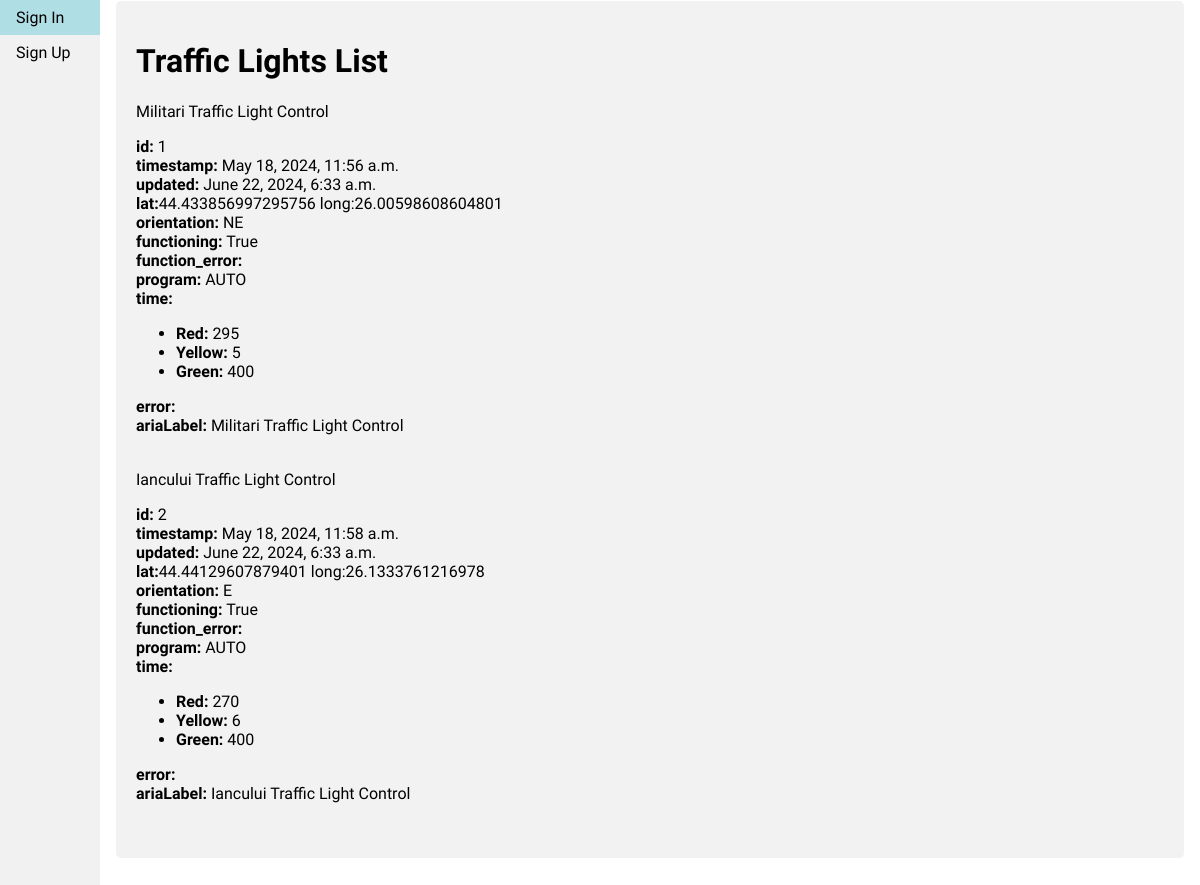
The page /trafficLightsList on the database as committed earlier.
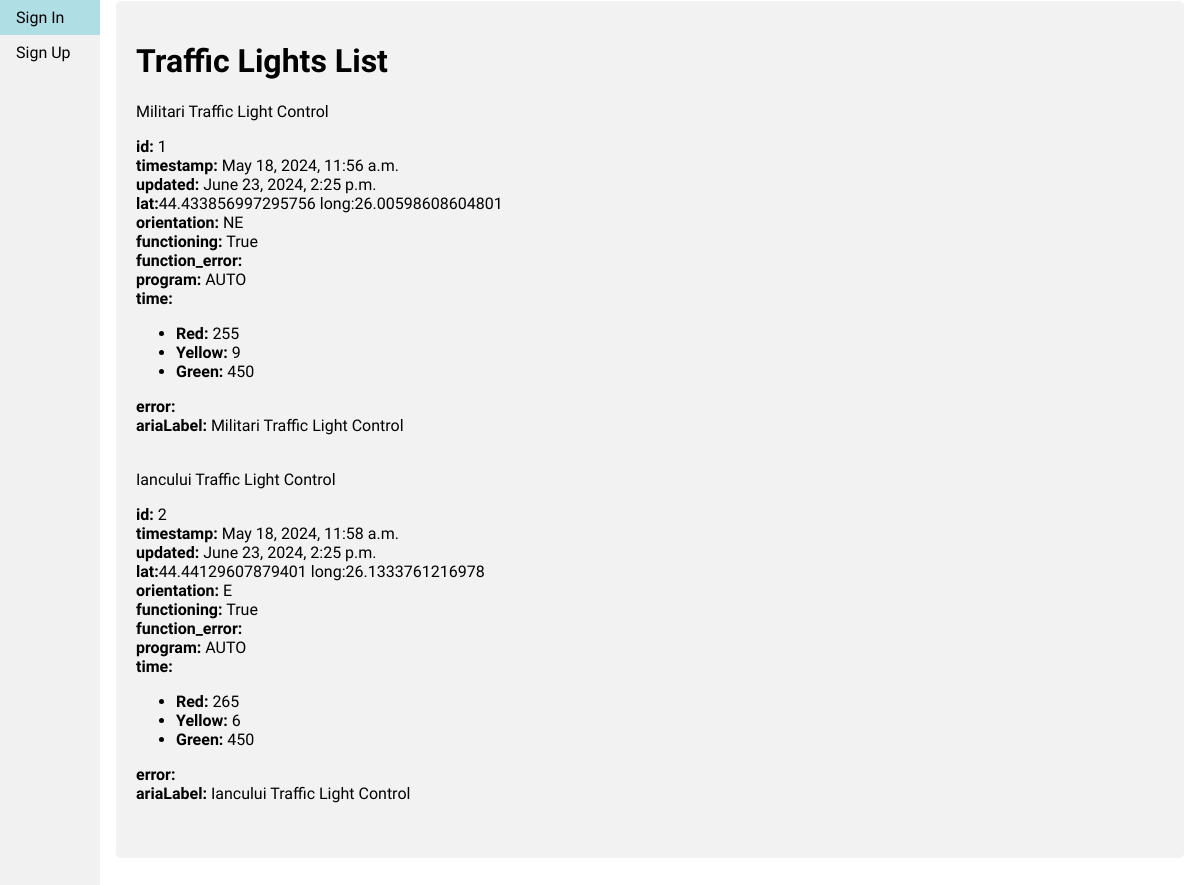
The same page on the database as committed later.
### users_tutorial/models.py (models this page shows)
class TrafficLight(models.Model):
	orientation_list = [
		("N", "N"),
		("NE", "NE"),
		("E", "E"),
		("SE", "SE"),
		("S", "S"),
		("SV", "SV"),
		("V", "V"),
		("NV", "NV")
	]
	program_list = [
		("MANUAL", "MANUAL"),
		("AUTO", "AUTO")
	]
	timestamp = models.DateTimeField(auto_now_add=True)
	updated = models.DateTimeField(auto_now=True)
	lat = models.FloatField()
	lng = models.FloatField()
	zone = models.CharField(max_length=100)
	orientation = models.CharField(choices=orientation_list, max_length=3, default='N')
	functioning = models.BooleanField(default=False)
	function_error = models.CharField(max_length=100, blank=True)
	program = models.CharField(choices=program_list, max_length=10, default='MANUAL')
	time_red = models.IntegerField()
	time_yellow = models.IntegerField()
	time_green = models.IntegerField()
	error = models.CharField(max_length=100, blank=True)
	ariaLabel = models.CharField(max_length=100)
	title = models.CharField(max_length=100)
	def __str__(self):
		return f'{self.title}'

### users_tutorial/views.py (the view)
# urls.py: path('trafficLightsList', views.trafficLightsList, name="trafficLightsList"),
def trafficLightsList(request):
	traffic_lights_list = TrafficLight.objects.all()
	return render(request, 'lists/traffic_lights_list.html', {'traffic_lights_list': traffic_lights_list})

### templates/lists/traffic_lights_list.html (shortened to what this page needs)
{% extends 'base.html' %}
{% load static %}
{% block content %}
    <div class='container'>
        <h1>Traffic Lights List</h1>
        {% for light in traffic_lights_list %}
            <div class="card">
                <div class="card-header"> {{ light }} </div>
                <div class="card-body">
                    <p class="card-text">
                        <strong>id:</strong> {{ light.id }}</br>
                        <strong>timestamp:</strong> {{ light.timestamp }}</br>
                        <strong>updated:</strong> {{ light.updated }}</br>
                        <strong>lat:</strong>{{ light.lat }} long:{{ light.lng }}</br>
                        <strong>orientation:</strong> {{ light.orientation }}</br>
                        <strong>functioning:</strong> {{ light.functioning }}</br>
                        <strong>function_error:</strong> {{ light.function_error }}</br>
                        <strong>program:</strong> {{ light.program }}</br>
                        <strong>time:</strong>
                            <ul>
                                <li> <strong>Red:</strong> {{ light.time_red }}</li>
                                <li> <strong>Yellow:</strong> {{ light.time_yellow }}</li>
                                <li> <strong>Green:</strong> {{ light.time_green }}</li>
                            </ul>
                        <strong>error:</strong> {{ light.error }}</br>
                        <strong>ariaLabel:</strong> {{ light.ariaLabel }}</br>
                    </p>
                </div>
            </div>
        {% endfor %}
    </div>
{% endblock %}

Rows that differ between the two databases and show on the page:
changed TrafficLight "Militari Traffic Light Control": updated "June 22, 2024, 6:33 a.m." → "June 23, 2024, 2:25 p.m."; time_red "295" → "255"; time_yellow "5" → "9"; time_green "400" → "450"
changed TrafficLight "Iancului Traffic Light Control": updated "June 22, 2024, 6:33 a.m." → "June 23, 2024, 2:25 p.m."; time_red "270" → "265"; time_green "400" → "450"
